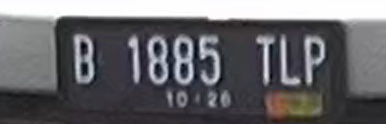
#> input picture Data Test/DataTest90.png, 386 x 124 px, found by its file name
$ python Model_1.py
#> lines starting #> are read from the running program, lines starting #| are printed output that depends on the picture; after the words box and inside, x2 and y2 are one past the last pixel; in counts of white or black regions, pixels touching at a corner belong together
import cv2
import imutils
import easyocr
import numpy as np
from matplotlib import pyplot as plt
import os

# [47 lines of commented-out code are left out]
path = r"D:/Lomba BDC/Model OCR/Data Test/"
nama_file = 'DataTest90.png'
image = cv2.imread(path + nama_file)
#> image is the input picture: shape (124, 386, 3); mean B, G, R 107.5, 103.9, 104.6
gray = cv2.cvtColor(image, cv2.COLOR_BGR2GRAY)

# Filter dan find edges
bfilter = cv2.bilateralFilter(gray, 11, 17, 17)
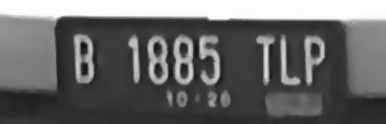
#> bfilter: shape (124, 386); min 16, max 254, mean 104.4
edged = cv2.Canny(bfilter, 30, 200)
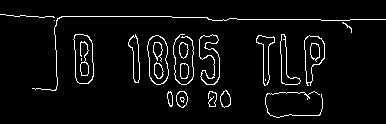
#> edged: shape (124, 386); 4.8% white in thin lines or dots, all inside (x1, y1, x2, y2) = (0, 14, 386, 118)

# Mencari contours berdasarkan area
contours = cv2.findContours(edged.copy(), cv2.RETR_TREE, cv2.CHAIN_APPROX_SIMPLE)
#> contours = 43 contours, 11 with area under 20; largest, box (x1, y1, x2, y2) and area: (73, 34, 94, 84) 820, (147, 35, 169, 85) 818, (73, 34, 94, 84) 808, (147, 35, 169, 85) 800, (304, 35, 325, 86) 618
contours = imutils.grab_contours(contours)
contours = sorted(contours, key=cv2.contourArea, reverse=True)[:10]
#> contours = 10 contours; largest, box (x1, y1, x2, y2) and area: (73, 34, 94, 84) 820, (147, 35, 169, 85) 818, (73, 34, 94, 84) 808, (147, 35, 169, 85) 800, (304, 35, 325, 86) 618

# Mencari contour terbesar
location = None
for contour in contours:
    approx = cv2.approxPolyDP(contour, 10, True)
    if len(approx) == 4:
        location = approx
        break
#> this loop made 1 pass
#> location on pass 1: [[75, 34], [75, 77], [88, 83], [92, 43]]

# print(location)

# Membaca OCR dan menampilkan hasil
print(f"hasil {nama_file}:")
if location is not None:
    (x, y, w, h) = cv2.boundingRect(location)
#> x = 75; y = 34; w = 18; h = 50
    crop_image = gray[y:y + h, x:x + w]
#> (the run stopped early here; a loop or call above may not have finished)

$ run again, with Data Test/DataTest19.png copied over Data Test/DataTest90.png
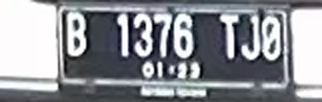
#> input picture Data Test/DataTest19.png, 322 x 102 px, found by its file name
#> image is the input picture: shape (102, 322, 3); mean B, G, R 150.6, 145.1, 142.7
#> `edged = cv2.Canny(bfilter, 30, 200)`:
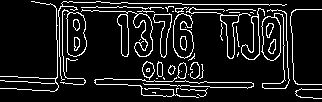
#> edged: shape (102, 322); 10.9% white in thin lines or dots
#> `contours = cv2.findContours(edged.copy(), cv2.RETR_TREE, cv2.CHAIN_APP..`: contours = 68 contours, 34 with area under 20; largest, box (x1, y1, x2, y2) and area: (81, 9, 153, 57) 788, (60, 9, 87, 85) 738, (261, 9, 290, 89) 718, (66, 12, 87, 57) 717, (261, 16, 281, 61) 688
#> `contours = sorted(contours, key=cv2.contourArea, reverse=True)[:10]`: contours = 10 contours; largest, box (x1, y1, x2, y2) and area: (81, 9, 153, 57) 788, (60, 9, 87, 85) 738, (261, 9, 290, 89) 718, (66, 12, 87, 57) 717, (261, 16, 281, 61) 688
#> the loop `for contour in contours:` made 10 passes
#> approx on passes 4, 5, 8, 10: [[70, 12], [85, 21], [76, 56]], [[268, 16], [280, 25], [273, 60]], [[139, 13], [152, 26], [145, 56]], [[260, 8], [248, 59]]
